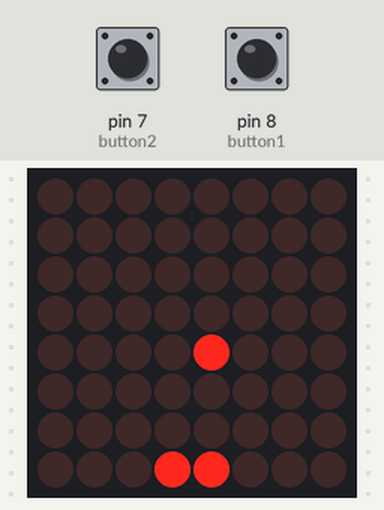
The sketch below on a simulated Arduino Uno, built with avr-gcc and run on an emulated ATmega328P. On the bench: 8×8 LED matrix. The inputs (shaded band) are chosen by the test bench; at power-on: pin 8 (button1) LOW, pin 7 (button2) LOW. Random numbers use the default seed unless the sketch sets one.

Above: at 1.4 s.
1.5 s: pin 8 (button1) pulled HIGH for 0.5 s
At 1.65 s:
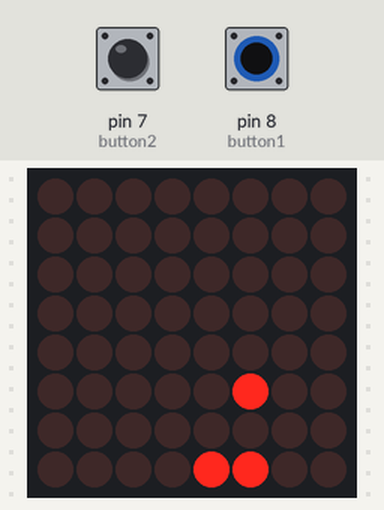
3.8 s: pin 7 (button2) pulled HIGH for 0.5 s
At 6.0 s:
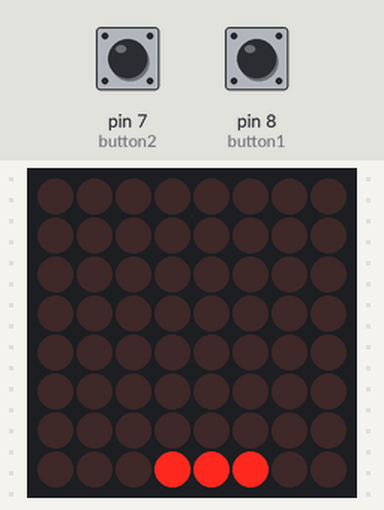
6.2 s: pin 7 (button2) pulled HIGH for 3.2 s
At 7.78 s:
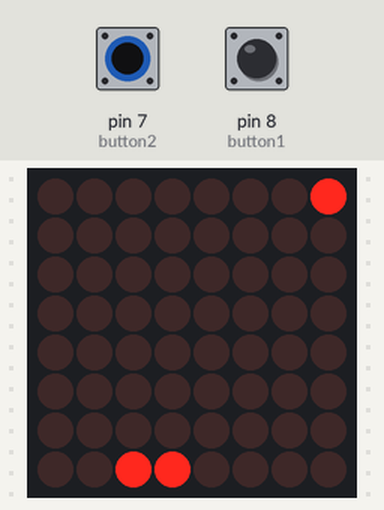
10.9 s: pin 8 (button1) pulled HIGH for 1 s
At 13.3 s:
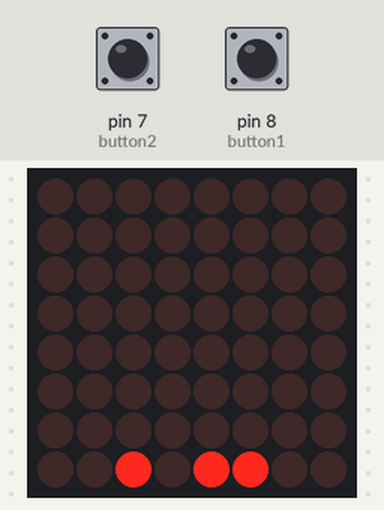
13.4 s: pin 8 (button1) pulled HIGH for 3.2 s
At 17.7 s:
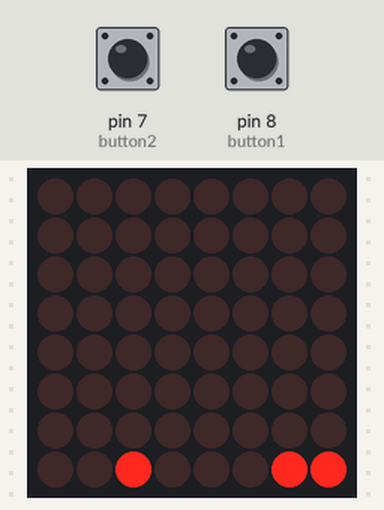
18.1 s: pin 7 (button2) pulled HIGH for 3.2 s
At 21.8 s:
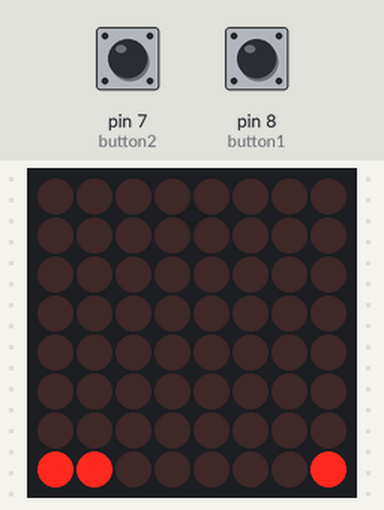

Measured:
- what the display in image 2 shows lasts 0.5 s, from 5.6 s to 6.1 s

The sketch:

codigoarduino.ino
```cpp
#include "LedControl.h"

//LedControl variable = LedControl(int dataPin, int clkPin, int csPin, int numDevices);
LedControl lc = LedControl(2, 3, 4, 1);

//Variáveis global
int button1 = 8, button2 = 7; //Portas de botão 1 e botão 2

//Carinha feliz está armazenada aqui
const uint64_t IMAGES[] = {
  0x3c4299a581a5423c
};
const int IMAGES_LEN = sizeof(IMAGES) / 8;

void setup()
{
  Serial.begin(9600); //Não sei bem o que é
  lc.shutdown(0, false); //habilita o display
  lc.setIntensity(0, 8); //maximum = 15
  pinMode(button1, INPUT);  //Setup inicial da leitura dos botões
  pinMode(button2, INPUT);  //Setup inicial da leitura dos botões
  randomSeed(analogRead(0));//Setup inicial pra utilizar o random
}
//Impressão da carinha feliz nessa função
void displayImage(uint64_t image) {
  for (int i = 0; i < 8; i++) {
    byte row = (image >> i * 8) & 0xFF;
    for (int j = 0; j < 8; j++) {
      lc.setLed(0, i, j, bitRead(row, j));
      delay(50);
    }
  }
  delay(1000);
}
void loop()
{
  int directionX; //Bolinha sobi ou desce
  int directionY; //Bolinha vai pra esquerda ou direita
  float speedball = 300;  //Velocidade inicial da bolinha
  int platform = 3; //Posição inicial da plataforma
  int Random; //Bolinha nasce em um local aleátorio
  int counter = 0; //Printa a carinha feliz se conseguir 25 ou mais

  int row = 0, column = random(8);  //Linha sempre começa pelo 0 e a coluna é aleátorio de 0 a 7

  while (row != 7)
  {
    Random = random(3);

    if (Random == 0 && row == 0) //Se random for 0, bolinha começa pela direita
    {
      directionY = 1;
    }
    else if (Random == 1 && row == 0)  //Se random for 1, bolinha começa pela esquerda
    {
      directionY = -1;
    }
    else if (Random == 2 && row == 0)  //Se random for 1, bolinha começa pela esquerda
    {
      directionY = 0;
    }

    if (digitalRead(button1) && platform + 1 < 7) //vai pra direita quando botão1 foi clicado e não deixa ultrapassa a margem
    {
      platform++;
    }
    if (digitalRead(button2) && platform > 0) //vai pra esquerda quando botão2 foi clicado e não deixa ultrapassa a margem
    {
      platform--;
    }

    lc.clearDisplay(0);
    lc.setLed(0, 7, platform, HIGH);  //Acende a plataforma
    lc.setLed(0, 7, platform + 1, HIGH);  //Acende a plataforma
    lc.setLed(0, row, column, true);  //Acende a bolinha
    delay(speedball); //controla a velocidade da bolinha e da plataforma

    if (row == 0)directionX = 1;  //Faz descer a bolinha quando linha for 0
    if (row == 6 && (platform == column || (platform - 1 == column && (directionY == +1 || column == 0)))){directionX = -1;counter += 1;} //Faz subir a bolinha quando linha for 6 e o player conseguir atingir a bolinha
    if (row == 6 && (platform + 1 == column || (platform + 2 == column && (directionY == -1 || column == 7)))){directionX = -1;counter += 1;} //Faz subir a bolinha quando linha for 6 e o player conseguir atingir a bolinha
    if (row == 6 && (platform == column || platform + 1 == column) && random(2) == 0)directionY = 0; //Bolinha sobi reto
    if (column == 0)directionY = 1; //A bolinha vai pra direita se caso pegar na coluna 0
    if (column == 7)directionY = -1;  //A bolinha vai pra esquerda se caso pegar na coluna 7

    row += directionX;  //As condições de row são aplicadas
    column += directionY; //As condições de column são aplicadas

    speedball -= 0.5; //Cada ciclo a velocidade da plataforma e a bolinha aumentam
  }

  //Pequena animação pra saber onde a bolinha morreu
  lc.clearDisplay(0);
  for (int i = 0; i < 2; i++)
  {
    lc.setLed(0, 7, platform, HIGH);
    lc.setLed(0, 7, platform + 1, HIGH);
    lc.setLed(0, row, column, HIGH);
    delay(500);
    lc.setLed(0, 7, platform, LOW);
    lc.setLed(0, 7, platform + 1, LOW);
    lc.setLed(0, row, column, LOW);
    delay(500);
  }
  //Contador para saber se atingiu a condição para printar a carinha feliz
  if (counter >= 25)
  {
    displayImage(IMAGES[0]);
  }
}
```
